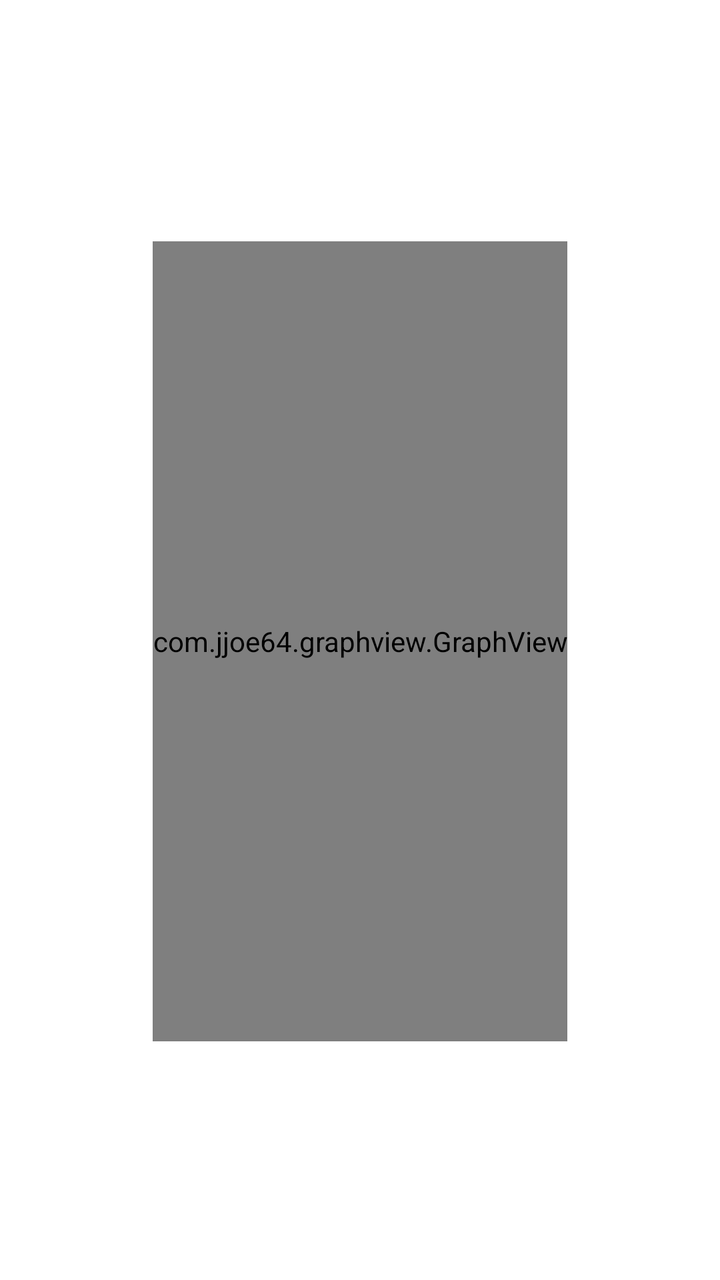
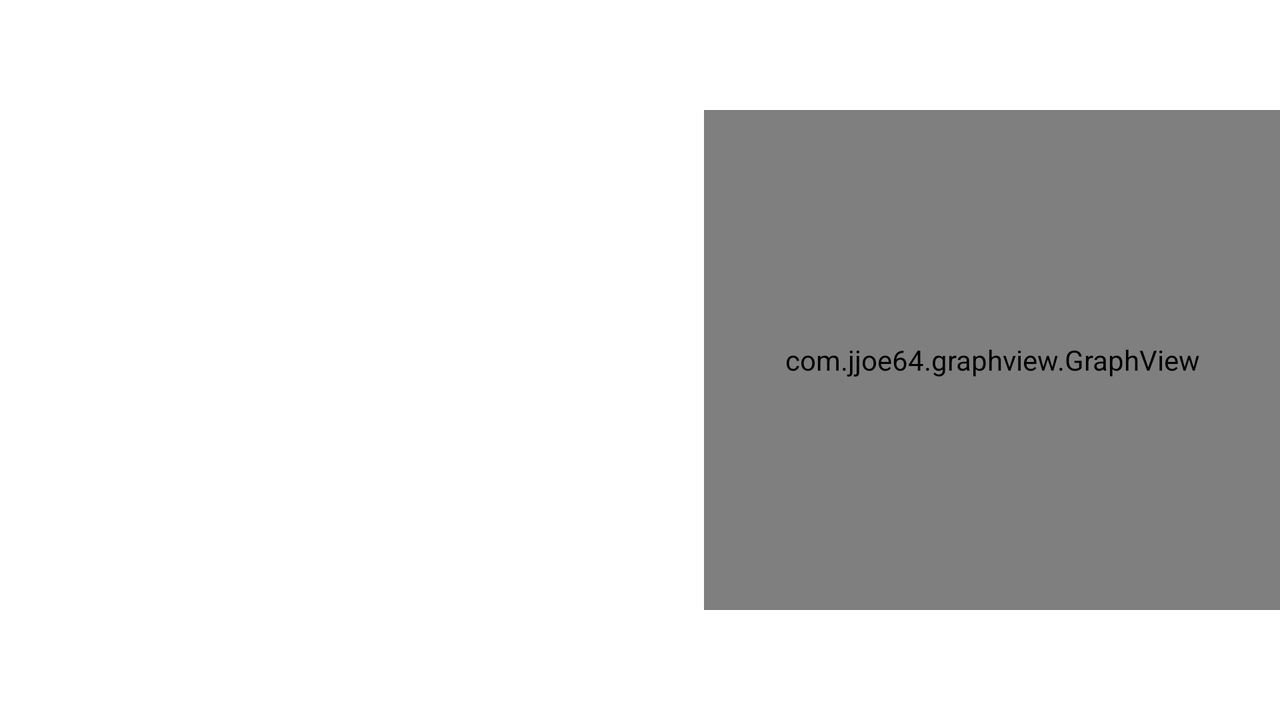

The same Android screen from two of the app's own layout files: first res/layout/ as a phone draws it, then the author's variant for another configuration, drawn on a device whose configuration selects that folder. Both files follow.
<!-- AndroidManifest.xml: application theme Theme.MathAssistant -->
<!-- res/layout/function_layout.xml -->
<?xml version="1.0" encoding="utf-8"?>
<androidx.constraintlayout.widget.ConstraintLayout xmlns:android="http://schemas.android.com/apk/res/android"
    xmlns:app="http://schemas.android.com/apk/res-auto"
    android:layout_width="match_parent"
    android:layout_height="wrap_content">

    <TextView
        android:id="@+id/lblHeader"
        android:layout_width="wrap_content"
        android:layout_height="wrap_content"
        android:layout_marginTop="24dp"
        android:textSize="30sp"
        android:textStyle="bold"
        app:layout_constraintEnd_toEndOf="parent"
        app:layout_constraintStart_toStartOf="parent"
        app:layout_constraintTop_toTopOf="parent" />

    <TextView
        android:id="@+id/lblFormula"
        android:layout_width="wrap_content"
        android:layout_height="wrap_content"
        android:layout_marginTop="16dp"
        android:textSize="18sp"
        app:layout_constraintEnd_toEndOf="parent"
        app:layout_constraintStart_toStartOf="parent"
        app:layout_constraintTop_toBottomOf="@+id/lblHeader" />

    <com.jjoe64.graphview.GraphView
        android:id="@+id/plot"
        android:layout_width="wrap_content"
        android:layout_height="400dp"
        android:layout_marginTop="16dp"
        app:layout_constraintEnd_toEndOf="parent"
        app:layout_constraintStart_toStartOf="parent"
        app:layout_constraintTop_toBottomOf="@+id/lblFormula" />
</androidx.constraintlayout.widget.ConstraintLayout>
<!-- resources referenced by this layout -->
<resources>
  <style name="Theme.MathAssistant" parent="Theme.MaterialComponents.DayNight.DarkActionBar">
          
  
          <item name="colorPrimary">@color/orange</item>
          <item name="colorPrimaryVariant">@color/orange_dark</item>
          <item name="colorOnPrimary">@color/white</item>
          
          <item name="colorSecondary">@color/teal_200</item>
          <item name="colorSecondaryVariant">@color/teal_700</item>
          <item name="colorOnSecondary">@color/black</item>
          
          <item name="android:statusBarColor" tools:targetApi="l">?attr/colorPrimaryVariant</item>
          
      </style>
  <color name="orange">#E2A54A</color>
  <color name="orange_dark">#BB591E</color>
  <color name="white">#FFFFFFFF</color>
  <color name="teal_200">#FF03DAC5</color>
  <color name="teal_700">#FF018786</color>
  <color name="black">#FF000000</color>
</resources>
<!-- res/layout-land/function_layout.xml (the author's variant of the layout above) -->
<!-- drawn on the phone turned sideways -->
<?xml version="1.0" encoding="utf-8"?>
<androidx.constraintlayout.widget.ConstraintLayout xmlns:android="http://schemas.android.com/apk/res/android"
    xmlns:app="http://schemas.android.com/apk/res-auto"
    android:layout_width="match_parent"
    android:layout_height="wrap_content">

    <TextView
        android:id="@+id/lblHeader"
        android:layout_width="wrap_content"
        android:layout_height="wrap_content"
        android:textSize="30sp"
        android:textStyle="bold"
        app:layout_constraintBottom_toBottomOf="parent"
        app:layout_constraintEnd_toStartOf="@+id/plot"
        app:layout_constraintStart_toStartOf="parent"
        app:layout_constraintTop_toTopOf="parent"
        app:layout_constraintVertical_bias="0.25" />

    <TextView
        android:id="@+id/lblFormula"
        android:layout_width="wrap_content"
        android:layout_height="wrap_content"
        android:layout_marginTop="36dp"
        android:textSize="18sp"
        app:layout_constraintEnd_toStartOf="@+id/guideline3"
        app:layout_constraintStart_toStartOf="parent"
        app:layout_constraintTop_toBottomOf="@+id/lblHeader" />

    <com.jjoe64.graphview.GraphView
        android:id="@+id/plot"
        android:layout_width="0dp"
        android:layout_height="250dp"
        app:layout_constraintBottom_toBottomOf="parent"
        app:layout_constraintEnd_toEndOf="parent"
        app:layout_constraintHorizontal_bias="0.846"
        app:layout_constraintStart_toStartOf="@+id/guideline3"
        app:layout_constraintTop_toTopOf="parent" />

    <androidx.constraintlayout.widget.Guideline
        android:id="@+id/guideline3"
        android:layout_width="wrap_content"
        android:layout_height="wrap_content"
        android:orientation="vertical"
        app:layout_constraintGuide_percent="0.55" />
</androidx.constraintlayout.widget.ConstraintLayout>
